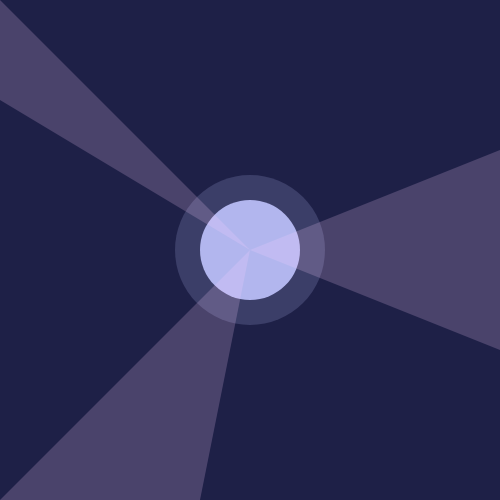
Frame 1 (no input)
Frame 60 (no input): identical to frame 1, image omitted
Frame 120 (the mouse pressed at the canvas centre since frame 60): identical to frame 1, image omitted

The p5.js sketch that drew this single still picture (run headless with seeded random() and noise() and a simulated clock; from frame 60 on, the mouse is pressed at the canvas centre):

// p5.js sketch
// ── sketch.js
function setup() {
  createCanvas(500, 500);
}

function draw() {
  background(30, 32, 71);


  fill(178, 181, 237)
  noStroke()
  circle(width/2,height/2,100)

  fill(178, 181, 237,50)
  
  circle(width/2,height/2,150)

  fill(251, 207, 255,50)
 
  triangle(0,height,width/2,height/2,200,width)

  fill(251, 207, 255,50)
  triangle(0,0,width/2,height/2,0,100)

  fill(251, 207, 255,50)
  triangle(500,150,width/2,height/2,500,350)


}
